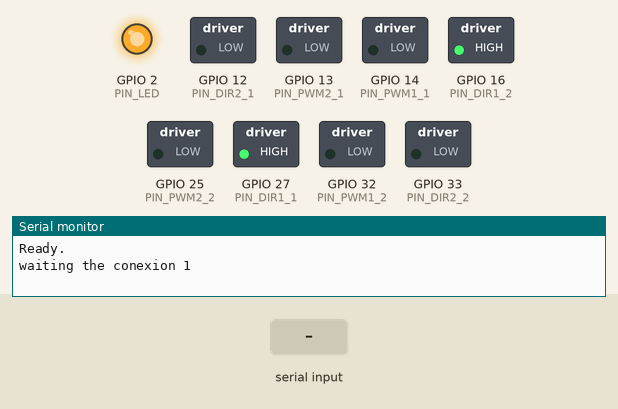
Simulated run of this program. Board: ESP32. Parts: switched loads named in the program (green lamp = pin HIGH), output pins drawn as LEDs (lit = HIGH), the last lines printed to the serial monitor. The test bench sets the inputs (shaded band). Nothing arrives over Bluetooth unless stated.

Above: at 1.2 s.
1.3 s: "S\n" received over the second serial link
At 1.7 s:
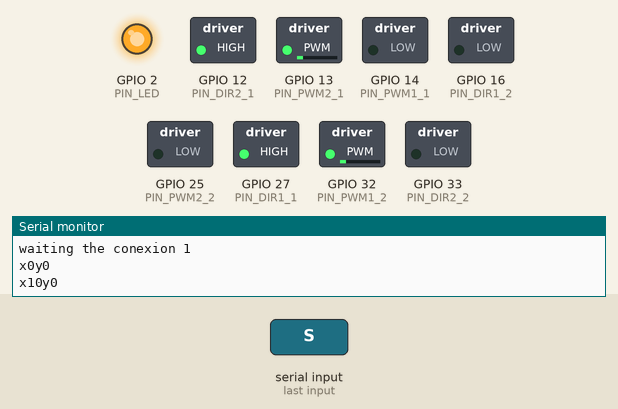
2.8 s: "T\n" received over the second serial link
At 4.0 s:
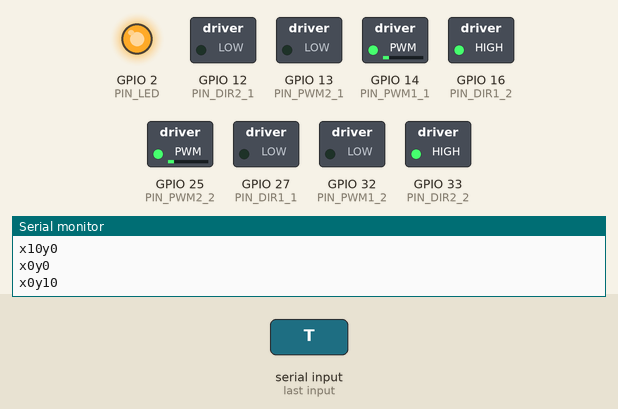
4.3 s: "S\n" received over the second serial link
At 5.2 s:
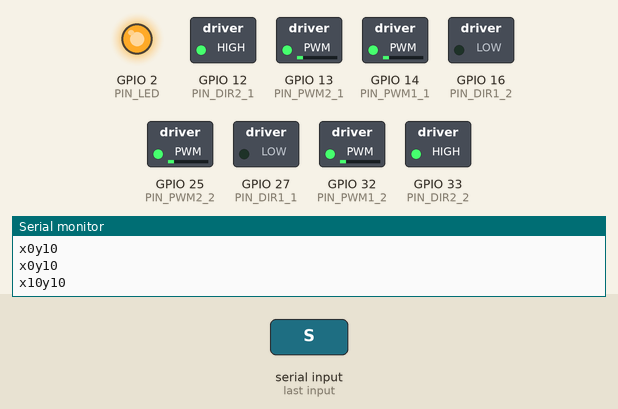
Timing chart, 0 to 7.3 s (numbered marks = the images above; inputs shaded):
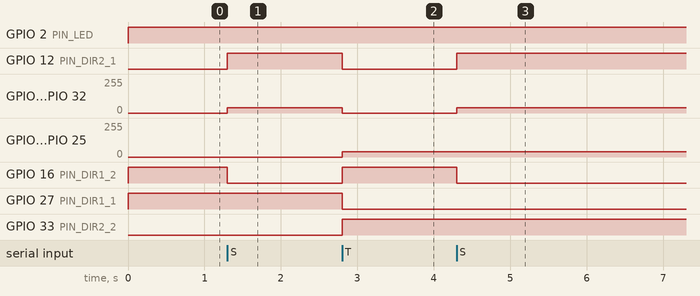

Measured:
- after the input at 1.3 s, GPIO 12 (PIN_DIR2_1): LOW → HIGH at once; GPIO 13 (PIN_PWM2_1), GPIO 32 (PIN_PWM1_2): 0/255 → 38/255 at once; GPIO 16 (PIN_DIR1_2): HIGH → LOW at once
- after the input at 2.8 s, GPIO 12 (PIN_DIR2_1), GPIO 27 (PIN_DIR1_1): HIGH → LOW at once; GPIO 13 (PIN_PWM2_1), GPIO 32 (PIN_PWM1_2): 38/255 → 0/255 at once; GPIO 14 (PIN_PWM1_1), GPIO 25 (PIN_PWM2_2): 0/255 → 38/255 at once; GPIO 16 (PIN_DIR1_2), GPIO 33 (PIN_DIR2_2): LOW → HIGH at once
- after the input at 4.3 s, GPIO 12 (PIN_DIR2_1): LOW → HIGH at once; GPIO 13 (PIN_PWM2_1), GPIO 32 (PIN_PWM1_2): 0/255 → 38/255 at once; GPIO 16 (PIN_DIR1_2): HIGH → LOW at once

The program:

main.cpp
```cpp
/*
 * Blink
 * Turns on an LED on for one second,
 * then off for one second, repeatedly.
 */

#include <Arduino.h>
#include "ControlMotors/MotorManager.h"
#include "BluetoothSerial.h"

#define PIN_PWM2_1  13
#define PIN_DIR2_1  12
#define PIN_PWM1_1  14
#define PIN_DIR1_1  27

#define PIN_PWM2_2  25
#define PIN_DIR2_2  33
#define PIN_PWM1_2  32
#define PIN_DIR1_2  16

#define PIN_LED 2
#define SIZE_FILTER 6

MotorManager *myMotors;
BluetoothSerial SerialBT;

int8_t i8DutyCycle = 30;
int8_t i8_STOP = 0;
int8_t i8_facteur =3;
bool connected = false;
bool connected2 = false;
char frame[SIZE_FILTER];
int8_t indexFrame;

void MotorsSTOP(void);
void Forward_LEFT(void);
void Forward_RIGHT(void);
void Backward_DOWN(void);
void Forward_UP(void);
void Turn_RIGHT(void);
void Turn_LEFT(void);
void MotorsDirection1(void);
void MotorsDirection2(void);
void MotorANALOG(int8_t i8DutyCycle1, int8_t i8DutyCyvle2);


void setup()
{
    Serial.begin(115200);

    SerialBT.begin("ESP32 IMU master",true);

    /*Led to know connexion was good*/
    pinMode(PIN_LED,OUTPUT);
    digitalWrite(PIN_LED,LOW);

    myMotors = new MotorManager();

    myMotors->Begin(PIN_DIR1_1,PIN_DIR2_1,PIN_PWM1_1,PIN_PWM2_1,PIN_DIR1_2, PIN_DIR2_2, PIN_PWM1_2, PIN_PWM2_2);

    frame[0] = 'x';
    frame[1] = 0;
    frame[2] = 'y';
    frame[3] = 0;
    frame[4] = '\r';
    frame[5] = '\n';

    Serial.println("Ready.");
}

void loop()
{
    digitalWrite(PIN_LED,LOW);
    MotorsSTOP();

    if(false == connected){
        connected = SerialBT.connect("ESP32 IMU HAND");
        Serial.println("waiting the conexion 1");
    }

    while(connected){

        digitalWrite(PIN_LED,HIGH);

        if (SerialBT.available()) {
            char incommingData = SerialBT.read();

            if('S'==incommingData){
                indexFrame = 0;
            }
            else{
                if(indexFrame < 7)
                    indexFrame++;
                if(1==indexFrame)
                    frame[indexFrame] = incommingData;
                if(3==indexFrame)
                    frame[indexFrame] = incommingData;
            }

            switch (incommingData)
            {
                case 'S':
                    frame[0] = 'x';
                break;
                case 'T':
                    frame[1] = 0;

                break;
                case 'O':
                    frame[2] = 'y';
                break;
                case 'P':
                    frame[3] = 0;
                break;

                break;
                default:

                break;
            }


            Serial.print(frame[0]);
            Serial.print((int8_t)frame[1]);
            Serial.print(frame[2]);
            Serial.print((int8_t)frame[3]);
            Serial.print(frame[4]);
            Serial.print(frame[5]);

            /*Conversion*/
            int8_t i8DataCycle1 = (int8_t)frame[1];

            int8_t i8DataCycle2 = (int8_t)frame[3];

            MotorANALOG((i8DataCycle1)*1.5, (i8DataCycle2)*1.5);

        }
        else{

            if(!SerialBT.connected(100)){
                connected = false;
                Serial.println("disconnexion Bluetooth");
            }
        }


    }


}


void Forward_LEFT(void){

    //myMotors->PWM1(i8_STOP);
    myMotors->PWM2(i8DutyCycle);     /*forward LEFT*/
    myMotors->PWM3(i8DutyCycle);    /*forward LEFT*/
    //myMotors->PWM4(i8_STOP);
}

void Forward_RIGHT(void){

    //myMotors->PWM1(i8_STOP);
    myMotors->PWM2(-i8DutyCycle);    /* forward RIGHT */
    myMotors->PWM3(-i8DutyCycle);     /* forward RIGHT */
    //myMotors->PWM4(i8_STOP);
}

void Backward_DOWN(void){

    myMotors->PWM1(i8DutyCycle);      /* backward DOWN*/
    //myMotors->PWM2(i8_STOP);
    //myMotors->PWM3(i8_STOP);
    myMotors->PWM4(i8DutyCycle);     /* backward DOWN*/
}

void Forward_UP(void){

    myMotors->PWM1(-i8DutyCycle);    /* forward UP */
    //myMotors->PWM2(i8_STOP);
    //myMotors->PWM3(i8_STOP);
    myMotors->PWM4(-i8DutyCycle);      /* forward UP */
}

void Turn_RIGHT(void){

    /* TURN RIGHT */
    myMotors->PWM1(-i8DutyCycle);       /* forward UP */
    myMotors->PWM2(i8DutyCycle);        /*forward LEFT*/
    myMotors->PWM3(-i8DutyCycle);       /* forward RIGHT */
    myMotors->PWM4(i8DutyCycle);        /* backward DOWN*/
}

void Turn_LEFT(void){

    /* TURN LEFT */
    myMotors->PWM1(i8DutyCycle);        /* backward DOWN*/
    myMotors->PWM2(-i8DutyCycle);       /* forward RIGHT */
    myMotors->PWM3(i8DutyCycle);        /*forward LEFT*/
    myMotors->PWM4(-i8DutyCycle);       /* forward UP */
}

void MotorsDirection1(void){

    /* TURN LEFT */
    myMotors->PWM1(-i8DutyCycle);        /* forward UP */
    myMotors->PWM2(-i8DutyCycle);       /* forward RIGHT */
    myMotors->PWM3(-i8DutyCycle);        /* forward RIGHT */
    myMotors->PWM4(-i8DutyCycle);       /* forward UP */
}

void MotorsDirection2(void){

    /* TURN LEFT */
    myMotors->PWM1(i8DutyCycle);        /* backward DOWN*/
    myMotors->PWM2(i8DutyCycle);       /*forward LEFT*/
    myMotors->PWM3(i8DutyCycle);        /*forward LEFT*/
    myMotors->PWM4(i8DutyCycle);       /* backward DOWN*/
}
void MotorsSTOP(void){

    myMotors->PWM1(i8_STOP);
    myMotors->PWM2(i8_STOP);
    myMotors->PWM3(i8_STOP);
    myMotors->PWM4(i8_STOP);

}

void MotorANALOG(int8_t i8DutyCycle1, int8_t i8DutyCyvle2){
        myMotors->PWM1(i8DutyCyvle2);
        myMotors->PWM2(i8DutyCycle1);    /* forward RIGHT */
        myMotors->PWM3(i8DutyCycle1);     /* forward RIGHT */
        myMotors->PWM4(i8DutyCyvle2);
}
```

MotorManager.cpp
```cpp
/**
 * @file IMUManager.cpp
 * @author Jorge SALGADO (jorgesalgado23@gmail.com)
 * @brief Class to Manage the Engine, communication with PWM
 * @version 1.0
 * @date 11-11-2020
 *
 *
 */

/*******************************************************************************************************************************************
 *  												INCLUDES
 *******************************************************************************************************************************************/
#include "MotorManager.h"

/*******************************************************************************************************************************************
 *  												Constructor
 *******************************************************************************************************************************************/

//=====================================================================================================
MotorManager::MotorManager(){

}

//=====================================================================================================
MotorManager::~MotorManager(){}

/*******************************************************************************************************************************************
 *  												Public Methods
 *******************************************************************************************************************************************/
/*
Function to configure the Pin of ESP32
Configuration Pin Direction 1 with PWM1
Configuration Pin DIrection 2 with PWM2
*/
RC_e MotorManager::Begin(uint8_t u8DIR1_1, uint8_t u8DIR2_1, uint8_t u8PIN_PWM1_1,uint8_t u8PIN_PWM2_1, uint8_t u8DIR1_2, uint8_t u8DIR2_2, uint8_t u8PIN_PWM1_2,uint8_t u8PIN_PWM2_2){

RC_e retCode = RC_e::ERROR;
    /*Be careful to connect to PINS for other purpose*/
    if((u8PIN_PWM1_1 != 6)&&(u8PIN_PWM1_1!=7)){
        this->u8PinDir1_1 =u8DIR1_1;
        this->u8PinDir2_1 =u8DIR2_1;
        this->u8PinDir1_2 =u8DIR1_2;
        this->u8PinDir2_2 =u8DIR2_2;

        /*Configure Pins Direction of PWM*/
        pinMode(this->u8PinDir1_1, OUTPUT);
        pinMode(this->u8PinDir2_1, OUTPUT);
        pinMode(this->u8PinDir1_2, OUTPUT);
        pinMode(this->u8PinDir2_2, OUTPUT);
        digitalWrite(this->u8PinDir1_1, HIGH);
        digitalWrite(this->u8PinDir2_1, HIGH);
        digitalWrite(this->u8PinDir1_2, HIGH);
        digitalWrite(this->u8PinDir2_2, HIGH);


        /*sets the pins as outputs:*/
        ledcAttachPin(u8PIN_PWM1_1,PWM_CHANNEL_0);
        ledcSetup(PWM_CHANNEL_0,F32PWM_FREQUENCY,U8PWM_RESOLUTION);
        ledcWrite(PWM_CHANNEL_0,0);


        // sets the pins as outputs:
        ledcAttachPin(u8PIN_PWM2_1,PWM_CHANNEL_1);
        ledcSetup(PWM_CHANNEL_1,F32PWM_FREQUENCY,U8PWM_RESOLUTION);
        ledcWrite(PWM_CHANNEL_1,0);

        // sets the pins as outputs:
        ledcAttachPin(u8PIN_PWM1_2,PWM_CHANNEL_2);
        ledcSetup(PWM_CHANNEL_2,F32PWM_FREQUENCY,U8PWM_RESOLUTION);
        ledcWrite(PWM_CHANNEL_2,0);

         // sets the pins as outputs:
        ledcAttachPin(u8PIN_PWM2_2,PWM_CHANNEL_3);
        ledcSetup(PWM_CHANNEL_3,F32PWM_FREQUENCY,U8PWM_RESOLUTION);
        ledcWrite(PWM_CHANNEL_3,0);

        retCode = RC_e::SUCCESS;
    }
    else{
        /*Nothing to DO*/
    }
    return retCode;
}

/*
Function to Control the Duty Cycle of the PWM1
@Parameter i8DutyCyle
range [-100  to 100] values
*/
RC_e MotorManager::PWM1(int8_t i8DutyCyle){
    uint32_t u32freq;
    RC_e retCode = RC_e::ERROR;

    if(i8DutyCyle>=-100 && i8DutyCyle<=100)
    {
        u32freq = (abs(i8DutyCyle)*255)/100;
        //Serial.println(u32freq);
        /*change Duty Cycle*/
        if(i8DutyCyle > 0){

            digitalWrite(this->u8PinDir1_1, LOW);
            ledcWrite(PWM_CHANNEL_0,u32freq);
        }
        else
        {
            digitalWrite(this->u8PinDir1_1, HIGH);
            ledcWrite(PWM_CHANNEL_0,u32freq);
        }
        retCode = RC_e::SUCCESS;
    }
    else{

    }
    return retCode;

}

/*
Function to Control the Duty Cycle of the PWM2
@Parameter i8DutyCyle
range [-100  to 100] values
*/
RC_e MotorManager::PWM2(int8_t i8DutyCyle){
    uint32_t u32freq;
    RC_e retCode = RC_e::ERROR;

    if(i8DutyCyle>=-100 && i8DutyCyle<=100)
    {
        u32freq = (abs(i8DutyCyle)*255)/100;
        /*change Duty Cycle*/
        if(i8DutyCyle > 0){
            digitalWrite(this->u8PinDir2_1, HIGH);
            ledcWrite(PWM_CHANNEL_1,u32freq);
        }
        else
        {
            digitalWrite(this->u8PinDir2_1, LOW);
            ledcWrite(PWM_CHANNEL_1,u32freq);
        }
    }
    else{

    }
    return retCode;
}

/*
Function to Control the Duty Cycle of the PWM1
@Parameter i8DutyCyle
range [-100  to 100] values
*/
RC_e MotorManager::PWM3(int8_t i8DutyCyle){
    uint32_t u32freq;
    RC_e retCode = RC_e::ERROR;

    if(i8DutyCyle>=-100 && i8DutyCyle<=100)
    {
        u32freq = (abs(i8DutyCyle)*255)/100;
        //Serial.println(u32freq);
        /*change Duty Cycle*/
        if(i8DutyCyle > 0){

            digitalWrite(this->u8PinDir1_2, LOW);
            ledcWrite(PWM_CHANNEL_2,u32freq);
        }
        else
        {
            digitalWrite(this->u8PinDir1_2, HIGH);
            ledcWrite(PWM_CHANNEL_2,u32freq);
        }
        retCode = RC_e::SUCCESS;
    }
    else{

    }
    return retCode;

}

/*
Function to Control the Duty Cycle of the PWM2
@Parameter i8DutyCyle
range [-100  to 100] values
*/
RC_e MotorManager::PWM4(int8_t i8DutyCyle){
    uint32_t u32freq;
    RC_e retCode = RC_e::ERROR;

    if(i8DutyCyle>=-100 && i8DutyCyle<=100)
    {
        u32freq = (abs(i8DutyCyle)*255)/100;
        /*change Duty Cycle*/
        if(i8DutyCyle > 0){
            digitalWrite(this->u8PinDir2_2, HIGH);
            ledcWrite(PWM_CHANNEL_3,u32freq);
        }
        else
        {
            digitalWrite(this->u8PinDir2_2, LOW);
            ledcWrite(PWM_CHANNEL_3,u32freq);
        }
    }
    else{

    }
    return retCode;
}
/*******************************************************************************************************************************************
 *  												Private Methods
 *******************************************************************************************************************************************/
```

MotorManager.h
```cpp
/**
 * @file IMUManager.h
 * @author Jorge Salgado (jorgesalgado23@gmail.com)
 * @brief Class to Manage the 2 motors
 * @version 1.0
 * @date 17-11-2020
 *
 *
 */

#ifndef MOTOR_MANAGER_H
#define MOTOR_MANAGER_H

/*******************************************************************************************************************************************
 *  												INCLUDES
 *******************************************************************************************************************************************/
#include "../lib/SBR_Global/Definition/GlobalDef.h"


#define PWM_CHANNEL_0 0x0
#define PWM_CHANNEL_1 0x1
#define PWM_CHANNEL_2 0x2
#define PWM_CHANNEL_3 0x3
#define F32PWM_FREQUENCY (float)1000u
#define U8PWM_RESOLUTION (uint8_t)8u
/*******************************************************************************************************************************************
 *  												IMUManager Class
 *******************************************************************************************************************************************/

/**
 * @brief Class to Manage the IMU in this case BNO080
 *
 */
class MotorManager{

public:
    /*Global Variables*/

    /**
     * @brief Construct a new Motor Manager object
     *
     * @param
     * @param
     * @param
     */
    MotorManager();

    /**
     * @brief Destroy the Motor Manager object
     *
     */
    ~MotorManager();

    /**
     * @brief Connect to Motor services
     *
     * @return RC_e Result code
     */
    RC_e Begin(uint8_t u8DIR1_1, uint8_t u8DIR2_1, uint8_t u8PIN_PWM1_1,uint8_t u8PIN_PWM2_1,uint8_t u8DIR1_2, uint8_t u8DIR2_2, uint8_t u8PIN_PWM1_2,uint8_t u8PIN_PWM2_2);

    RC_e PWM1(int8_t i8DutyCyle);

    RC_e PWM2(int8_t i8DutyCyle);

    RC_e PWM3(int8_t i8DutyCyle);

    RC_e PWM4(int8_t i8DutyCyle);


private:
    uint8_t u8PinDir1_1;
    uint8_t u8PinDir2_1;
    uint8_t u8PinDir1_2;
    uint8_t u8PinDir2_2;

};

#endif // MOTOR_MANAGER_H
```
